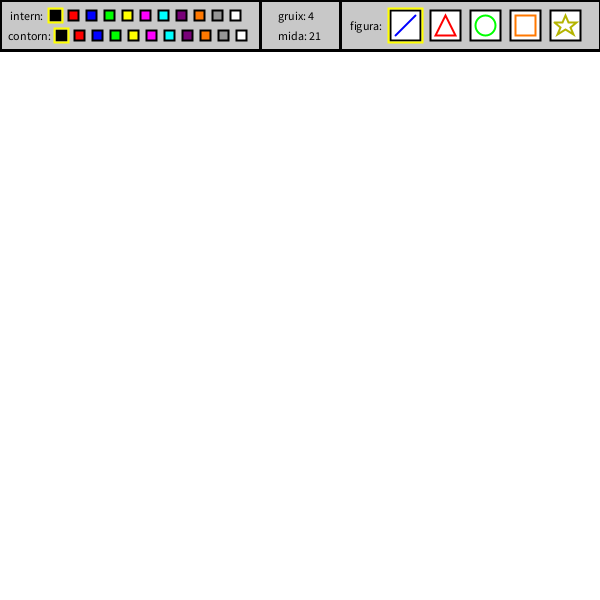
Frame 1 (no input)
Frame 60 (the mouse pressed at the canvas centre just before this capture): identical to frame 1, image omitted
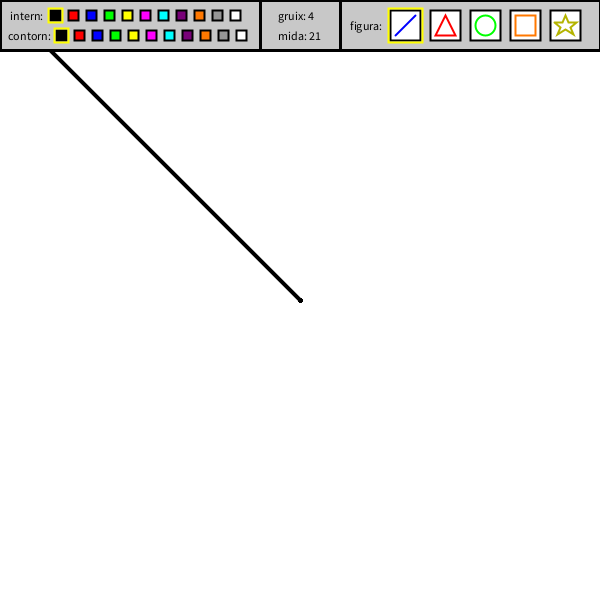
Frame 120 (the mouse held since frame 60 and released just before this capture)

The Processing sketch that drew these frames (run headless with seeded random() and noise(); from frame 60 on, the mouse is pressed at the canvas centre):

// Processing sketch: processing_120950
// ── processing_120950.pde

//Potser aquest cop he pecat de falta d'originalitat, però el meu repte
//ha estat fer un tauler de dibuix que pogués fer accions similars al
//Paint de Windows, poguent-ne canviar gruixos, colors, formes, etc.

//El boleà "neteja" esborra tot el progrés realitzat fins al moment.
boolean neteja = false;
//El boleà "dibuixar" varia entre el moviment sense traç de dibuix (false)
//i el moviment amb traç de dibuix (true).
boolean dibuixar = false;
//Permet dibuixar línies. Per defecte està activat.
boolean linia = true;
//Permet dibuixar triangles.
boolean triangles = false;
//Permet dibuixar cercles.
boolean cercle = false;
//Permet dibuixar triangles.
boolean quadrat = false;
//Permet dibuixar estrelles.
boolean estrella = false;
//L'enter "gruix" varia les dimensions de les línies o els contorns.
int gruix = 4;
//L'enter "mida" varia les dimensions de les figures.
int mida = 21;
//L'enter "interior" modifica el color intern de la forma o traç escollit. 
int interior = color(0,0,0);
//L'enter "contorn" modifica el color de les línies i els marges de les formes.
int contorn = color(0,0,0);

//Les dimensions són 600x600 i, per defecte, el fons és blanc.
void setup(){
  size(600,600);
  background(255,255,255);
}

void draw(){
  //Si es compleix "neteja", es sobreposa el fons blanc per eliminar el
  //progrés realitzat.
  if (neteja) {
    background(255,255,255);
  }
  //Si es compleix "dibuixar" i sota la y=50 (per no escriure sota la barra
  //d'eines i edició), es faran traços, amb els següents valors per defecte:
  //forma = línia, interior = negre, contorn, = negre, gruix = 4, mida = 21.
  //Figura = línia.
  if (dibuixar && mouseY >= 50 && linia) {
    strokeWeight(gruix);
    stroke(contorn);
    line(mouseX,mouseY,pmouseX,pmouseY);
  }
  //Figura = triangle.
  if (dibuixar && mouseY >= 50 && triangles) {
    strokeWeight(gruix);
    stroke(contorn);
    fill(interior);
    triangle (mouseX - mida, mouseY + mida/2, mouseX, mouseY - mida, mouseX + mida, mouseY + mida/2);
  }
  //Figura = cercle.
  if (dibuixar && mouseY >= 50 && cercle) {
    strokeWeight(gruix);
    stroke(contorn);
    fill(interior);
    ellipse (mouseX, mouseY, mida, mida);
  }
  //Figura = quadrat.
  if (dibuixar && mouseY >= 50 && quadrat) {
    strokeWeight(gruix);
    stroke(contorn);
    fill(interior);
    rect(mouseX - mida/2, mouseY - mida/2, mida, mida);
  }
  //Figura = estrella.
  if (dibuixar && mouseY >= 50 && estrella) {
    strokeWeight(gruix);
    stroke(contorn);
    fill(interior);
    beginShape();
      vertex(mouseX,mouseY - mida);
      vertex(mouseX + mida/3, mouseY - mida/3);
      vertex(mouseX + mida, mouseY - mida/3);
      vertex(mouseX + mida/2, mouseY + mida/3);
      vertex(mouseX + (2 * mida) / 3, mouseY + mida);
      vertex(mouseX, mouseY + mida/2);
      vertex(mouseX - (2 * mida) / 3, mouseY + mida);
      vertex(mouseX - mida/2, mouseY + mida/3);
      vertex(mouseX - mida, mouseY - mida/3);
      vertex(mouseX - mida/3, mouseY - mida/3);
      vertex(mouseX, mouseY - mida);
    endShape();
  }
  //Definint la barra superior d'eines i edició
  //Disseny dels marcs.
  strokeWeight(3);
  stroke(0,0,0);
  fill(200,200,200);
  rect(0,0,600,50);
  line(260,0,260,50);
  line(340,0,340,50);
  //Texts informatius.
  fill(0,0,0);
  text("intern: ",10,20);
  text("contorn: ",8,40);
  //Indica en tot moment el gruix del contorn amb el qual es traça.
  //Atenció! La línia es considera contorn.
  text("gruix: " + gruix,278,20);
  text("mida: " + mida,278,40);
  text("figura: ",350,30);
  strokeWeight(2);
  //Colors interiors.
  rect(50,10,10,10);
  fill(255,0,0);
  rect(68,10,10,10);
  fill(0,0,255);
  rect(86,10,10,10);
  fill(0,255,0);
  rect(104,10,10,10);
  fill(255,255,0);
  rect(122,10,10,10);
  fill(255,0,255);
  rect(140,10,10,10);
  fill(0,255,255);
  rect(158,10,10,10);
  fill(120,0,120);
  rect(176,10,10,10);
  fill(255,120,0);
  rect(194,10,10,10);
  fill(150,150,150);
  rect(212,10,10,10);
  fill(255,255,255);
  rect(230,10,10,10);
  //Colors de contorn.
  fill(0,0,0);
  rect(56,30,10,10);
  fill(255,0,0);
  rect(74,30,10,10);
  fill(0,0,255);
  rect(92,30,10,10);
  fill(0,255,0);
  rect(110,30,10,10);
  fill(255,255,0);
  rect(128,30,10,10);
  fill(255,0,255);
  rect(146,30,10,10);
  fill(0,255,255);
  rect(164,30,10,10);
  fill(120,0,120);
  rect(182,30,10,10);
  fill(255,120,0);
  rect(200,30,10,10);
  fill(150,150,150);
  rect(218,30,10,10);
  fill(255,255,255);
  rect(236,30,10,10);
  //Figura seleccionada.
  rect(390,10,30,30);
  rect(430,10,30,30);
  rect(470,10,30,30);
  rect(510,10,30,30);
  rect(550,10,30,30);
  stroke(0,0,255);
  line(395,35,415,15);
  stroke(255,0,0);
  triangle(435,35,445,15,455,35);
  stroke(0,255,0);
  ellipse(485,25,20,20);
  stroke(255,120,0);
  rect(515,15,20,20);
  stroke(180,180,0);
  beginShape();
    vertex(554,22);
    vertex(562,22);
    vertex(565,15);
    vertex(568,22);
    vertex(576,22);
    vertex(570,27);
    vertex(573,34);
    vertex(565,29);
    vertex(557,34);
    vertex(560,27);
    vertex(554,22);
  endShape();
  //Rectangle groc que t'indica el teu color o figura actual.
  //Rectangle del color intern.
  stroke(255,255,0);
  noFill();
  if (interior == color(0,0,0)) {
    rect(48,8,14,14);
  }
  if (interior == color(255,0,0)) {
    rect(66,8,14,14);
  }
  if (interior == color(0,0,255)) {
    rect(84,8,14,14);
  }
  if (interior == color(0,255,0)) {
    rect(102,8,14,14);
  }
  if (interior == color(255,255,0)) {
    rect(120,8,14,14);
  }
  if (interior == color(255,0,255)) {
    rect(138,8,14,14);
  }
  if (interior == color(0,255,255)) {
    rect(156,8,14,14);
  }
  if (interior == color(120,0,120)) {
    rect(174,8,14,14);
  }
  if (interior == color(255,120,0)) {
    rect(192,8,14,14);
  } 
  if (interior == color(150,150,150)) {
    rect(210,8,14,14);
  }
  if (interior == color(255,255,255)) {
    rect(228,8,14,14);
  }
  //Rectangle del color del contorn.
  if (contorn == color(0,0,0)) {
    rect(54,28,14,14);
  }
  if (contorn == color(255,0,0)) {
    rect(72,28,14,14);
  }  
  if (contorn == color(0,0,255)) {
    rect(90,28,14,14);
  }
  if (contorn == color(0,255,0)) {
    rect(108,28,14,14);
  }
  if (contorn == color(255,255,0)) {
    rect(126,28,14,14);
  } 
  if (contorn == color(255,0,255)) {
    rect(144,28,14,14);
  }
  if (contorn == color(0,255,255)) {
    rect(162,28,14,14);
  }
  if (contorn == color(120,0,120)) {
    rect(180,28,14,14);
  }
  if (contorn == color(255,120,0)) {
    rect(198,28,14,14);
  }
  if (contorn == color(150,150,150)) {
    rect(216,28,14,14);
  }
  if (contorn == color(255,255,255)) {
    rect(234,28,14,14);
  }
  //Rectangle de la figura seleccionada.
  if (linia) {
    rect(388,8,34,34);
  }  
  if (triangles) {
    rect(428,8,34,34);
  }
  if (cercle) {
    rect(468,8,34,34);
  }
  if (quadrat) {
    rect(508,8,34,34);
  }
  if (estrella) {
    rect(548,8,34,34);
  }   
}

void mousePressed(){
  //Mentre cliques, dibuixes.
  dibuixar = true;
  //Definint els canvis de colors interiors a la barra d'eines i edició segons
  //el requadre de color on cliques.
  if (mouseX > 50 && mouseX < 60 && mouseY > 10 && mouseY < 20) {
    interior = color(0,0,0);
  }
  if (mouseX > 68 && mouseX < 78 && mouseY > 10 && mouseY < 20) {
    interior = color(255,0,0);
  }
  if (mouseX > 86 && mouseX < 96 && mouseY > 10 && mouseY < 20) {
    interior = color(0,0,255);
  }
  if (mouseX > 104 && mouseX < 114 && mouseY > 10 && mouseY < 20) {
    interior = color(0,255,0);
  }
  if (mouseX > 122 && mouseX < 132 && mouseY > 10 && mouseY < 20) {
    interior = color(255,255,0);
  }
  if (mouseX > 140 && mouseX < 150 && mouseY > 10 && mouseY < 20) {
    interior = color(255,0,255);
  }
  if (mouseX > 158 && mouseX < 168 && mouseY > 10 && mouseY < 20) {
    interior = color(0,255,255);
  }
  if (mouseX > 176 && mouseX < 186 && mouseY > 10 && mouseY < 20) {
    interior = color(120,0,120);
  }
  if (mouseX > 194 && mouseX < 204 && mouseY > 10 && mouseY < 20) {
    interior = color(255,120,0);
  }
  if (mouseX > 212 && mouseX < 222 && mouseY > 10 && mouseY < 20) {
    interior = color(150,150,150);
  }
  if (mouseX > 230 && mouseX < 240 && mouseY > 10 && mouseY < 20) {
    interior = color(255,255,255);
  }
  //Definint els canvis de colors de contorn a la barra d'eines i edició segons
  //el requadre de color on cliques.
  if (mouseX > 56 && mouseX < 66 && mouseY > 30 && mouseY < 40) {
    contorn = color(0,0,0);
  }
  if (mouseX > 74 && mouseX < 84 && mouseY > 30 && mouseY < 40) {
    contorn = color(255,0,0);
  }
  if (mouseX > 92 && mouseX < 102 && mouseY > 30 && mouseY < 40) {
    contorn = color(0,0,255);
  }
  if (mouseX > 110 && mouseX < 120 && mouseY > 30 && mouseY < 40) {
    contorn = color(0,255,0);
  }
  if (mouseX > 128 && mouseX < 138 && mouseY > 30 && mouseY < 40) {
    contorn = color(255,255,0);
  }
  if (mouseX > 146 && mouseX < 156 && mouseY > 30 && mouseY < 40) {
    contorn = color(255,0,255);
  }
  if (mouseX > 164 && mouseX < 174 && mouseY > 30 && mouseY < 40) {
    contorn = color(0,255,255);
  }
  if (mouseX > 182 && mouseX < 192 && mouseY > 30 && mouseY < 40) {
    contorn = color(120,0,120);
  }
  if (mouseX > 200 && mouseX < 210 && mouseY > 30 && mouseY < 40) {
    contorn = color(255,120,0);
  }
  if (mouseX > 218 && mouseX < 228 && mouseY > 30 && mouseY < 40) {
    contorn = color(150,150,150);
  }
  if (mouseX > 236 && mouseX < 246 && mouseY > 30 && mouseY < 40) {
    contorn = color(255,255,255);
  }
  //Definint els canvis de figura a la barra d'eines i edició segons
  //el requadre de forma on cliquis.
  if (mouseX > 390 && mouseX < 420 && mouseY > 10 && mouseY < 40) {
    linia = true;
    triangles = false;
    cercle = false;
    quadrat = false;
    estrella = false;
  }
  if (mouseX > 430 && mouseX < 460 && mouseY > 10 && mouseY < 40) {
    linia = false;
    triangles = true;
    cercle = false;
    quadrat = false;
    estrella = false;
  }
  if (mouseX > 470 && mouseX < 500 && mouseY > 10 && mouseY < 40) {
    linia = false;
    triangles = false;
    cercle = true;
    quadrat = false;
    estrella = false;
  }
  if (mouseX > 510 && mouseX < 540 && mouseY > 10 && mouseY < 40) {
    linia = false;
    triangles = false;
    cercle = false;
    quadrat = true;
    estrella = false;
  }
  if (mouseX > 550 && mouseX < 580 && mouseY > 10 && mouseY < 40) {
    linia = false;
    triangles = false;
    cercle = false;
    quadrat = false;
    estrella = true;
  }
}

void mouseReleased(){
  //Si no cliques, no dibuixes.
  dibuixar = false;
}

void keyPressed(){
  //Amb la barra esborres el progrés realitzat.
  if (key == ' ') {
    neteja = true;
  }
  //Els augments i disminucions són de 2 per fer més pràctics i més
  //notable els canvis.
  //Amb la tecla '+', augmentes el gruix de la línia o els contorns,
  //sense que aquest valor sigui major a la mida (ja que no té sentit
  //que el contorn sigui més ample que la mida de la figura).
  if (key == '+' && gruix < 50 && mida - 2 > gruix) {
    gruix = gruix + 2;
  }
  //Amb la tecla '-', disminueixes el gruix de la línia o els contorns.
  if (key == '-' && gruix > 1) {
    gruix = gruix - 2;
  }
  //Amb la tecla '.', augmentes la mida de la figura.
  if (key == '.' && mida < 499) {
    mida = mida + 2;
  }
  //Amb la tecla ',', disminueixes la mida de la figura.
  if (key == ',' && mida > 1 && mida - 2 > gruix) {
    mida = mida - 2;
  } 
}

void keyReleased(){
  //Si es deixa de pulsar la barra, es deixa d'aplicar la "neteja".
  if (key == ' ') {
    neteja = false;
  }
}
